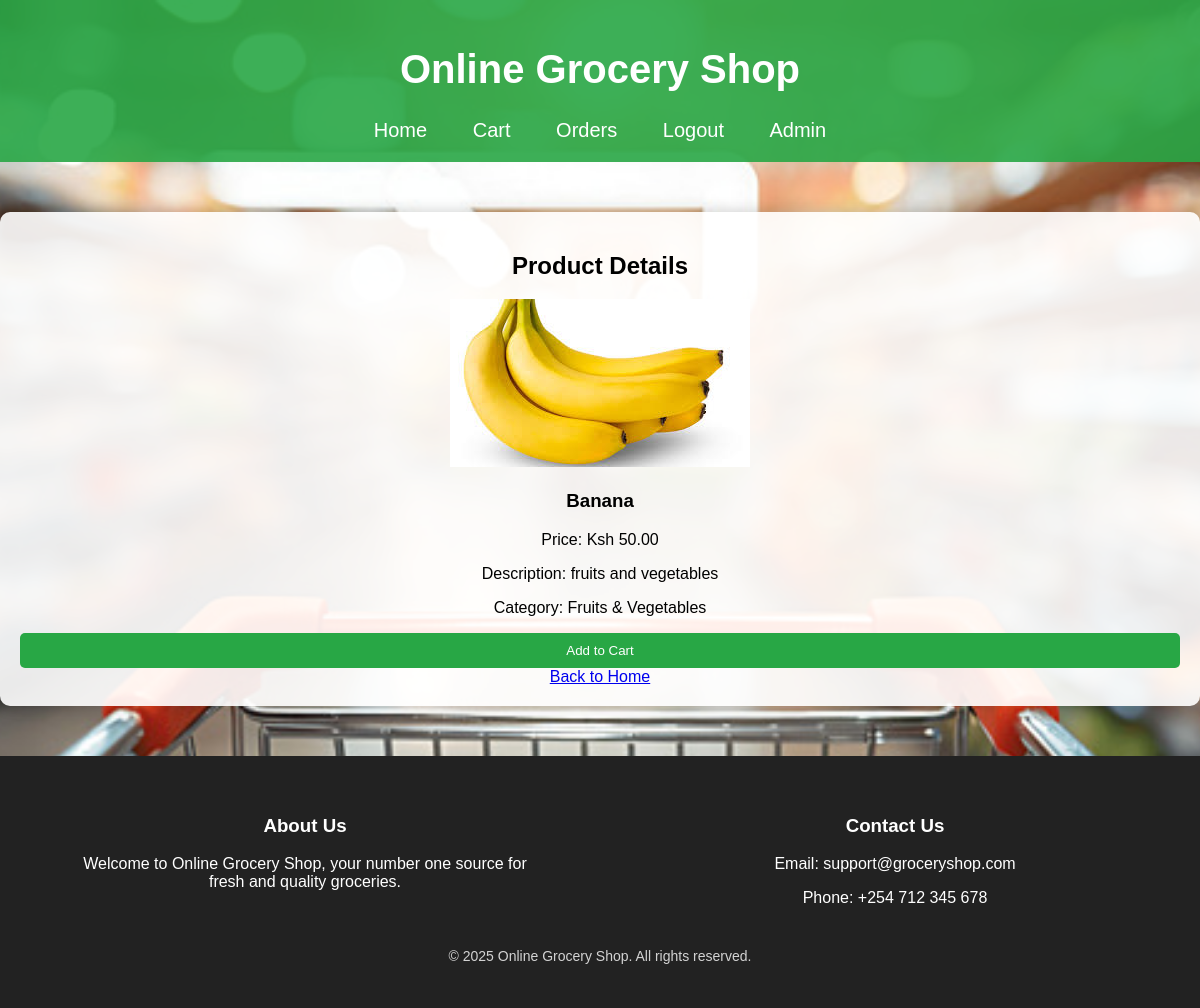
Screenshot of /product.php?id=3 (signed in) with the database file from the repository.
### tables this page shows
CREATE TABLE `products` (
  `id` int(11) NOT NULL,
  `name` varchar(255) NOT NULL,
  `category` varchar(100) NOT NULL,
  `price` decimal(10,2) NOT NULL,
  `stock` int(11) NOT NULL DEFAULT 0,
  `image` varchar(255) NOT NULL,
  `description` text NOT NULL,
  `created_at` timestamp NOT NULL DEFAULT current_timestamp()
);

### product.php (the view, shortened to what this page needs)
<?php
include('db.php');
$product_id = isset($_GET['id']) ? (int)$_GET['id'] : 0;
$product_query = "SELECT * FROM products WHERE id = $product_id";
$product_result = mysqli_query($conn, $product_query);
if (mysqli_num_rows($product_result) > 0) {
    $product = mysqli_fetch_assoc($product_result);
} else {
    echo "Product not found!";
    exit();
}
?>
<!DOCTYPE html>
<html>
<head>
    <link rel="stylesheet" href="styles.css">
</head>
<body>
    <header>
        <h1>Online Grocery Shop</h1>
        <nav>
            <a href="index.php">Home</a>
            <a href="cart.php">Cart</a>
            <a href="orders.php">Orders</a>
            <a href="logout.php">Logout</a>
            <a href="admin/login.php">Admin</a>
        </nav>
    </header>
    <main class="container">
        <h2>Product Details</h2>
        <div class="product-detail">
            <img src="images/<?php echo $product['image']; ?>" alt="<?php echo $product['name']; ?>" class="product-img">
            <h3><?php echo $product['name']; ?></h3>
            <p>Price: Ksh <?php echo $product['price']; ?></p>
            <p>Description: <?php echo $product['description']; ?></p>
            <p>Category: <?php echo $product['category']; ?></p>
            <form action="cart.php" method="GET">
                <button type="submit">Add to Cart</button>
            </form>
        </div>
        <a href="index.php">Back to Home</a>
    </main>
    <footer>
        <div class="footer-content">
            <div class="about">
                <h3>About Us</h3>
                <p>Welcome to Online Grocery Shop, your number one source for fresh and quality groceries.</p>
            </div>
            <div class="contact">
                <h3>Contact Us</h3>
                <p>Email: support@groceryshop.com</p>
                <p>Phone: +254 712 345 678</p>
            </div>
        </div>
        <p class="copyright">© 2025 Online Grocery Shop. All rights reserved.</p>
    </footer>
</body>
</html>

### styles.css (style rules this page uses)
body { font-family: Arial, sans-serif; margin: 0; padding: 0; background-image: url('images/bg.jpg'); background-size: cover; background-attachment: fixed; background-position: center; }
header { background-color: rgba(40, 167, 69, 0.9); color: white; padding: 20px 0; text-align: center; font-size: 20px; }
nav { margin-top: 10px; }
nav a { color: white; text-decoration: none; padding: 10px 15px; margin: 0 5px; transition: background 0.3s ease; }
.container { max-width: 1200px; margin: 50px auto; padding: 20px; background: rgba(255, 255, 255, 0.9); border-radius: 10px; box-shadow: 0px 0px 15px rgba(0, 0, 0, 0.2); text-align: center; }
footer { background-color: #222; color: white; padding: 30px 0; text-align: center; margin-top: 20px; }
.footer-content { display: flex; justify-content: space-around; padding: 10px; }
.about, .contact { width: 40%; }
.copyright { margin-top: 15px; font-size: 14px; opacity: 0.8; }
button { width: 100%; padding: 10px; background: #28a745; color: white; border: none; border-radius: 5px; cursor: pointer; }

### rows the page displays
products: image (picture), name "Banana", price "50.00", description "fruits and vegetables", category "Fruits & Vegetables"
